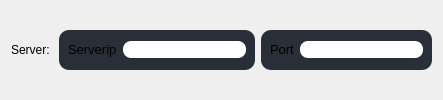
                         <widget class="QFrame" name="frame_8">
                          <property name="styleSheet">
                           <string notr="true">border:none;</string>
                          </property>
                          <property name="frameShape">
                           <enum>QFrame::Shape::StyledPanel</enum>
                          </property>
                          <property name="frameShadow">
                           <enum>QFrame::Shadow::Raised</enum>
                          </property>
                          <layout class="QHBoxLayout" name="horizontalLayout_12">
                           <item>
                            <widget class="QLabel" name="label_13">
                             <property name="text">
                              <string>&lt;html&gt;&lt;head/&gt;&lt;body&gt;&lt;p&gt;Server:             &lt;/p&gt;&lt;/body&gt;&lt;/html&gt;</string>
                             </property>
                            </widget>
                           </item>
                           <item>
                            <widget class="QFrame" name="init_port_model_frame_13">
                             <property name="minimumSize">
                              <size>
                               <width>0</width>
                               <height>40</height>
                              </size>
                             </property>
                             <property name="maximumSize">
                              <size>
                               <width>16777215</width>
                               <height>40</height>
                              </size>
                             </property>
                             <property name="styleSheet">
                              <string notr="true">QFrame{
    background-color: #282F38;
    border-radius: 10px;
	border:none;
}
</string>
                             </property>
                             <property name="frameShape">
                              <enum>QFrame::Shape::StyledPanel</enum>
                             </property>
                             <property name="frameShadow">
                              <enum>QFrame::Shadow::Raised</enum>
                             </property>
                             <layout class="QHBoxLayout" name="horizontalLayout_19">
                              <item>
                               <widget class="QLabel" name="Serverip_label">
                                <property name="sizePolicy">
                                 <sizepolicy hsizetype="Expanding" vsizetype="Preferred">
                                  <horstretch>0</horstretch>
                                  <verstretch>0</verstretch>
                                 </sizepolicy>
                                </property>
                                <property name="minimumSize">
                                 <size>
                                  <width>0</width>
                                  <height>0</height>
                                 </size>
                                </property>
                                <property name="maximumSize">
                                 <size>
                                  <width>16777215</width>
                                  <height>16777215</height>
                                 </size>
                                </property>
                                <property name="text">
                                 <string>&lt;html&gt;&lt;head/&gt;&lt;body&gt;&lt;p&gt;&lt;span style=&quot; font-size:10pt;&quot;&gt;Serverip&lt;/span&gt;&lt;/p&gt;&lt;/body&gt;&lt;/html&gt;</string>
                                </property>
                               </widget>
                              </item>
                              <item>
                               <widget class="QLineEdit" name="Serverip">
                                <property name="minimumSize">
                                 <size>
                                  <width>0</width>
                                  <height>0</height>
                                 </size>
                                </property>
                                <property name="maximumSize">
                                 <size>
                                  <width>16777215</width>
                                  <height>16777215</height>
                                 </size>
                                </property>
                                <property name="mouseTracking">
                                 <bool>true</bool>
                                </property>
                                <property name="focusPolicy">
                                 <enum>Qt::FocusPolicy::ClickFocus</enum>
                                </property>
                                <property name="styleSheet">
                                 <string notr="true">border-radius: 8px;
font: 10pt;</string>
                                </property>
                                <property name="text">
                                 <string/>
                                </property>
                               </widget>
                              </item>
                             </layout>
                            </widget>
                           </item>
                           <item>
                            <widget class="QFrame" name="init_port_model_frame_15">
                             <property name="minimumSize">
                              <size>
                               <width>0</width>
                               <height>40</height>
                              </size>
                             </property>
                             <property name="maximumSize">
                              <size>
                               <width>16777215</width>
                               <height>40</height>
                              </size>
                             </property>
                             <property name="styleSheet">
                              <string notr="true">QFrame{
    background-color: #282F38;
    border-radius: 10px;
	border:none;
}
</string>
                             </property>
                             <property name="frameShape">
                              <enum>QFrame::Shape::StyledPanel</enum>
                             </property>
                             <property name="frameShadow">
                              <enum>QFrame::Shadow::Raised</enum>
                             </property>
                             <layout class="QHBoxLayout" name="horizontalLayout_21">
                              <item>
                               <widget class="QLabel" name="Port_label">
                                <property name="sizePolicy">
                                 <sizepolicy hsizetype="Expanding" vsizetype="Preferred">
                                  <horstretch>0</horstretch>
                                  <verstretch>0</verstretch>
                                 </sizepolicy>
                                </property>
                                <property name="minimumSize">
                                 <size>
                                  <width>0</width>
                                  <height>0</height>
                                 </size>
                                </property>
                                <property name="maximumSize">
                                 <size>
                                  <width>16777215</width>
                                  <height>16777215</height>
                                 </size>
                                </property>
                                <property name="text">
                                 <string>&lt;html&gt;&lt;head/&gt;&lt;body&gt;&lt;p&gt;&lt;span style=&quot; font-size:10pt;&quot;&gt;Port&lt;/span&gt;&lt;/p&gt;&lt;/body&gt;&lt;/html&gt;</string>
                                </property>
                               </widget>
                              </item>
                              <item>
                               <widget class="QLineEdit" name="Port">
                                <property name="minimumSize">
                                 <size>
                                  <width>0</width>
                                  <height>0</height>
                                 </size>
                                </property>
                                <property name="maximumSize">
                                 <size>
                                  <width>16777215</width>
                                  <height>16777215</height>
                                 </size>
                                </property>
                                <property name="mouseTracking">
                                 <bool>true</bool>
                                </property>
                                <property name="focusPolicy">
                                 <enum>Qt::FocusPolicy::ClickFocus</enum>
                                </property>
                                <property name="styleSheet">
                                 <string notr="true">border-radius: 8px;
font: 10pt;</string>
                                </property>
                                <property name="text">
                                 <string/>
                                </property>
                               </widget>
                              </item>
                             </layout>
                            </widget>
                           </item>
                          </layout>
                         </widget>
